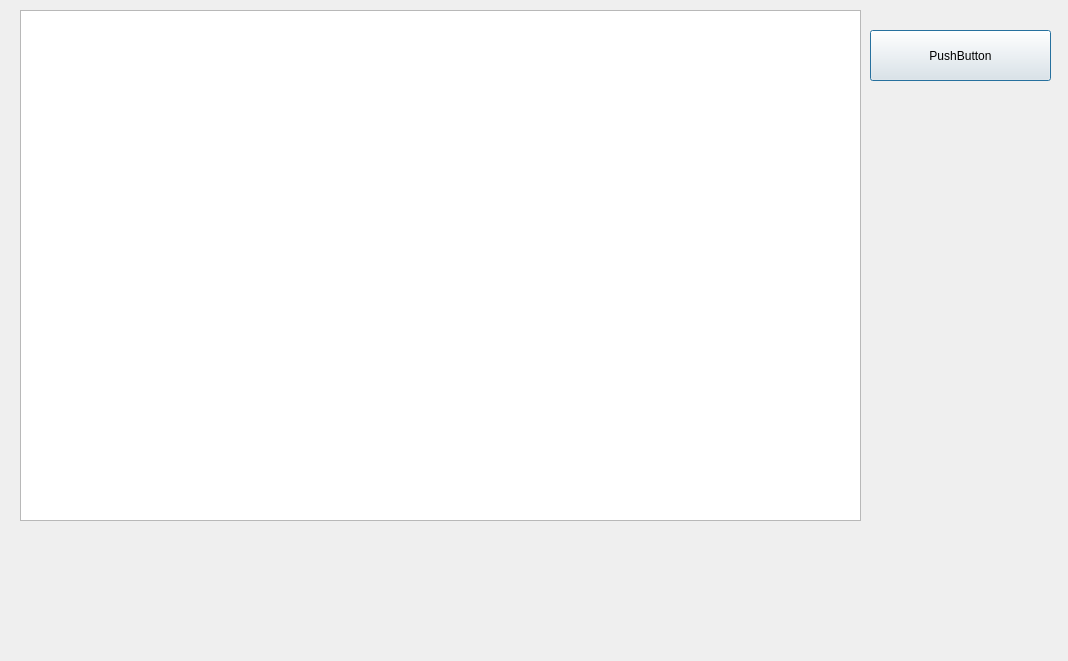
<?xml version="1.0" encoding="UTF-8"?>
<ui version="4.0">
 <class>Dialog</class>
 <widget class="QDialog" name="Dialog">
  <property name="geometry">
   <rect>
    <x>0</x>
    <y>0</y>
    <width>1068</width>
    <height>661</height>
   </rect>
  </property>
  <property name="windowTitle">
   <string>Dialog</string>
  </property>
  <widget class="QListView" name="listView">
   <property name="geometry">
    <rect>
     <x>20</x>
     <y>10</y>
     <width>841</width>
     <height>511</height>
    </rect>
   </property>
  </widget>
  <widget class="QPushButton" name="pushButton">
   <property name="geometry">
    <rect>
     <x>870</x>
     <y>30</y>
     <width>181</width>
     <height>51</height>
    </rect>
   </property>
   <property name="text">
    <string>PushButton</string>
   </property>
  </widget>
 </widget>
 <resources/>
 <connections/>
</ui>
